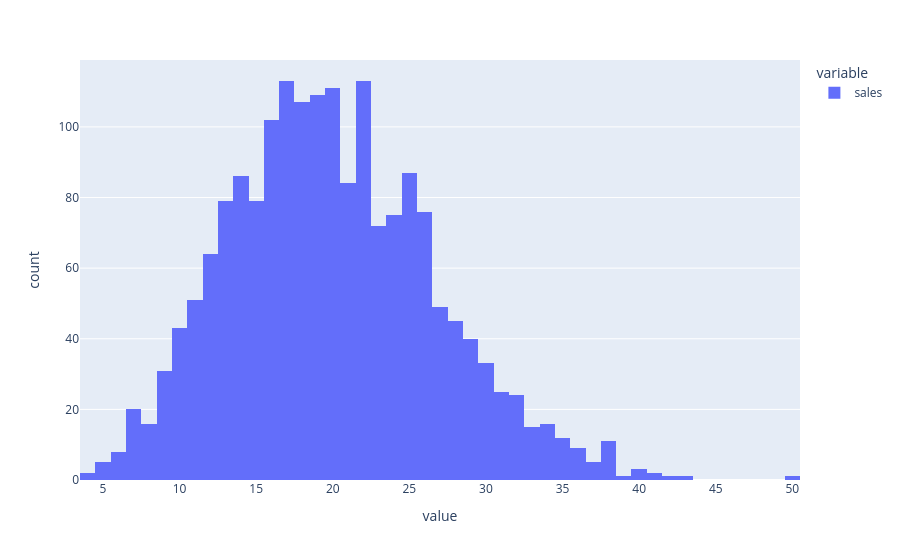

The cell this chart's notebook holds for it:
### Markdown cell above
<h2><center>Histogram</center></h2>

### Code cell
fig = px.histogram(df_1_1)
fig.show()

### Figure 1 — Plotly figure (JSON) as saved in the notebook; plotly's stock layout.template omitted (floating-point values rounded to 4 significant figures; data arrays with more than 128 entries replaced by an {"elided": "..."} marker saying what was removed)
{"data": [{"alignmentgroup": "True", "bingroup": "x", "hovertemplate": "variable=sales<br>value=%{x}<br>count=%{y}<extra></extra>", "legendgroup": "sales", "marker": {"color": "#636efa"}, "name": "sales", "offsetgroup": "sales", "orientation": "v", "showlegend": true, "type": "histogram", "x": {"elided": "1826 int values"}, "xaxis": "x", "yaxis": "y"}], "layout": {"barmode": "relative", "legend": {"title": {"text": "variable"}, "tracegroupgap": 0}, "margin": {"t": 60}, "xaxis": {"anchor": "y", "domain": [0, 1], "title": {"text": "value"}}, "yaxis": {"anchor": "x", "domain": [0, 1], "title": {"text": "count"}}}}
